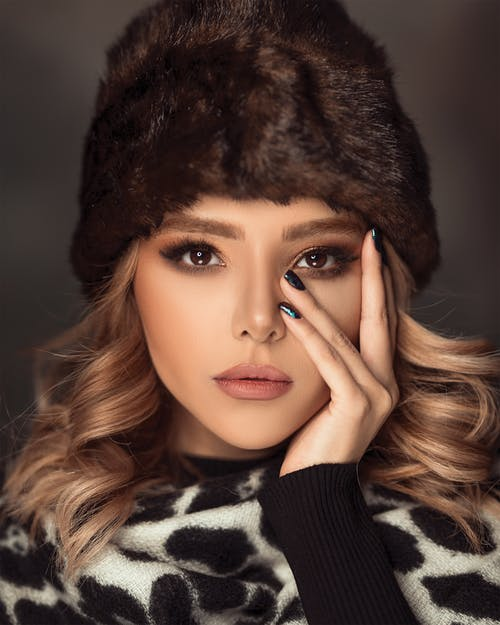
#> input picture girl.jpg, 500 x 625 px
$ python sketch.py
#> lines starting #> are read from the running program, lines starting #| are printed output that depends on the picture
# Step-1 : Load libraries and image

from unicodedata import name
from matplotlib import scale
import numpy as np
import cv2

# read image
img = cv2.imread("girl.jpg")
#> img is the input picture: shape (625, 500, 3); mean B, G, R 55.9, 65.2, 88.1
img = cv2.resize(img, (800, 700))
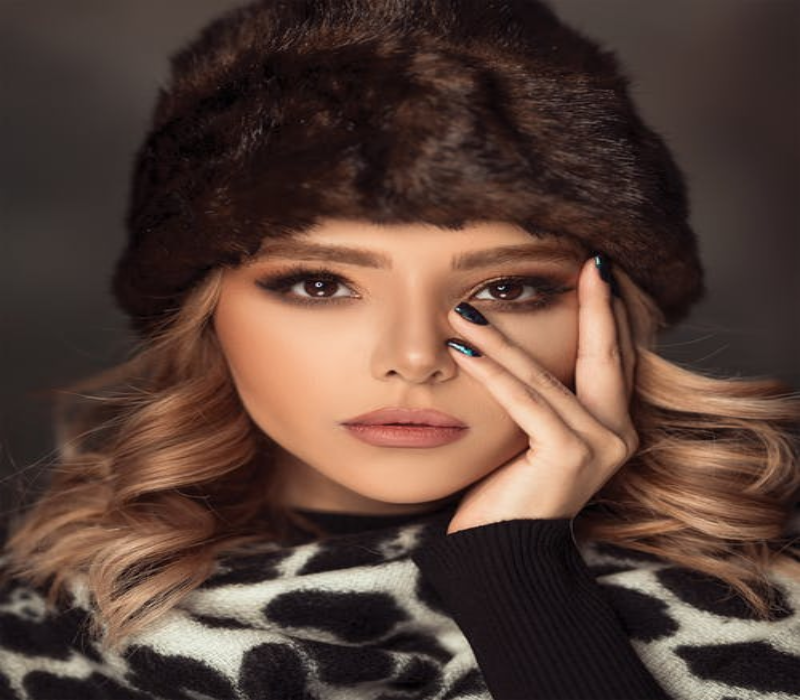
#> img: shape (700, 800, 3); mean B, G, R 55.8, 65.1, 88

# create Trackbar-----
def nothing(x):
    pass

# window name
cv2.namedWindow("Color Adjustments", cv2.WINDOW_NORMAL)
cv2.resizeWindow("Color Adjustments", (300, 300))
cv2.createTrackbar("Scale", "Color Adjustments", 0, 255, nothing)
#> slider 'Scale' is set to 85
cv2.createTrackbar("Color", "Color Adjustments", 0, 255, nothing)
#> slider 'Color' is set to 85

# Step-2
# convert into gray
gray = cv2.cvtColor(img, cv2.COLOR_BGR2GRAY)
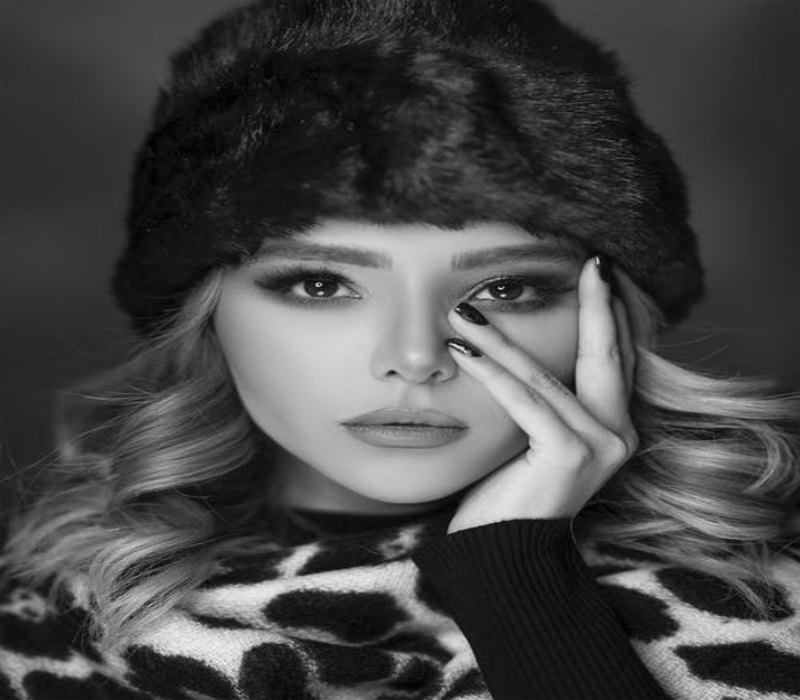
#> gray: shape (700, 800); min 1, max 243, mean 70.9


while True:
    scale = cv2.getTrackbarPos("Scale", "Color Adjustments")
    clr = cv2.getTrackbarPos("Color", "Color Adjustments")  #getting track bar value


    # Extracting color code
    # Step-3 : Inverted gray scale image (for shifting toward selected channel)

    inverted_gray = clr - gray   #inverted color image
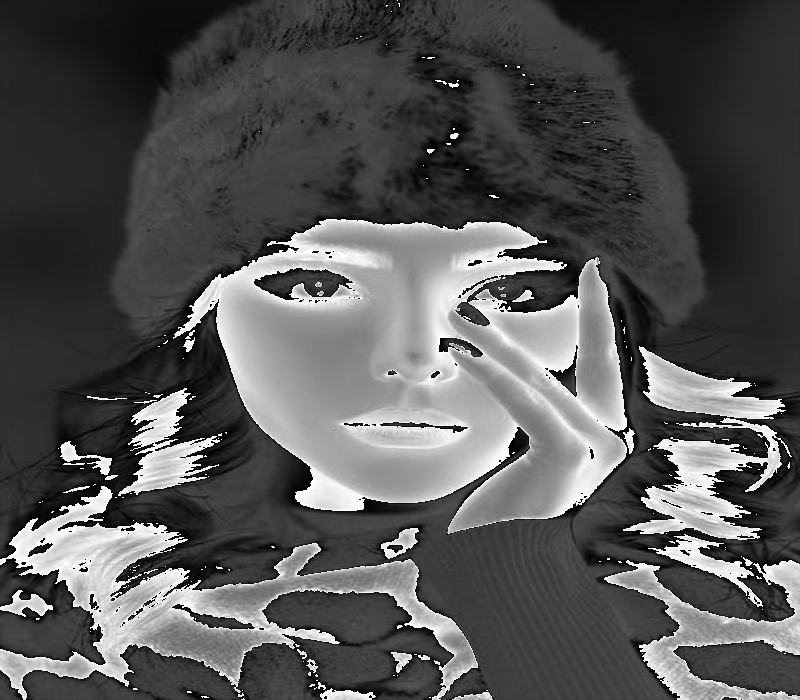
#> inverted_gray: shape (700, 800); min 0, max 255, mean 85.2

    # Step-4 : Apply image smooting for Shading effect

    blur_img = cv2.GaussianBlur(inverted_gray, (21, 21), 0)
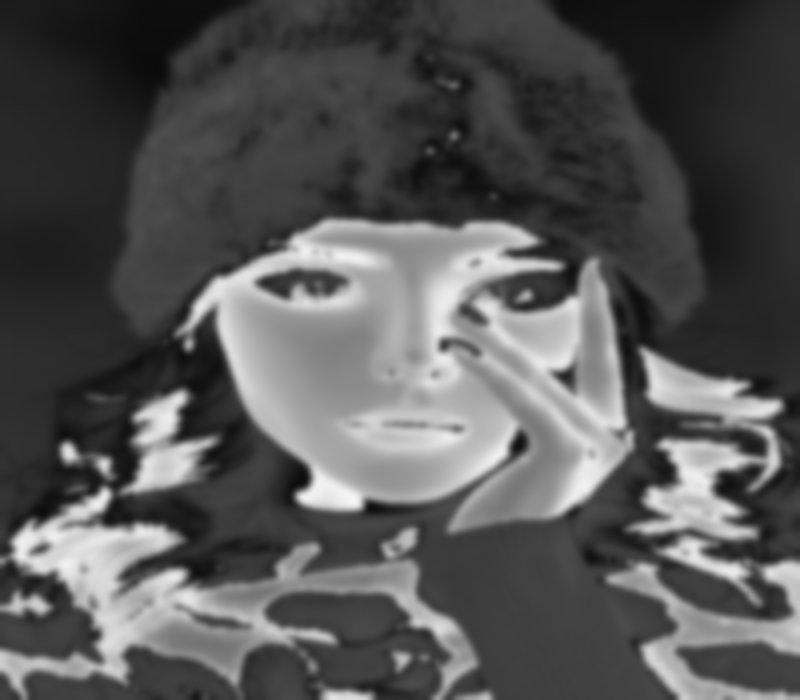
#> blur_img: shape (700, 800); min 10, max 246, mean 85.2


    # Step-5 : Invert Blur Image and Apply division between gray and invert_blur.

    inverted_blur = clr - blur_img   #inverted blured image
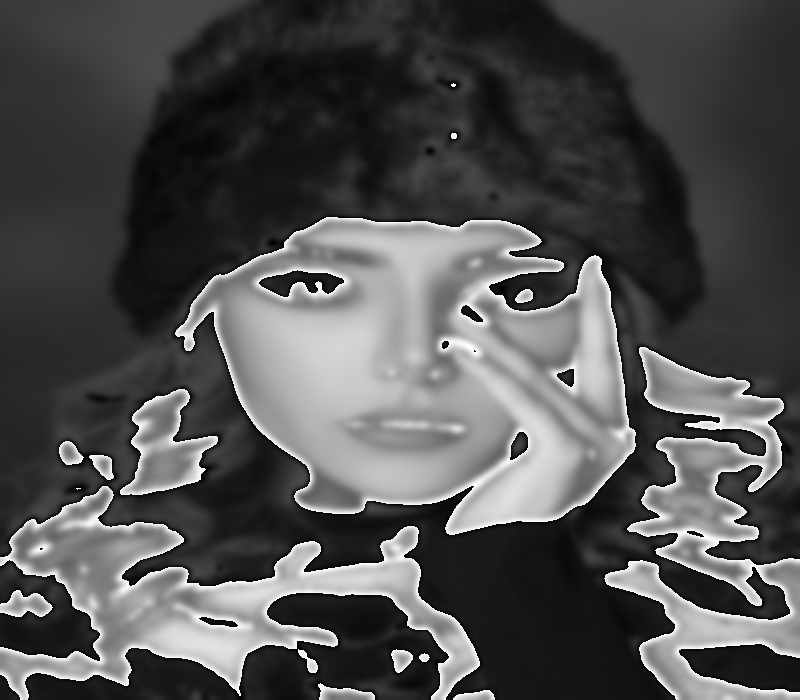
#> inverted_blur: shape (700, 800); min 0, max 255, mean 80.1
    fltr = cv2.divide(gray, inverted_blur, scale = scale)
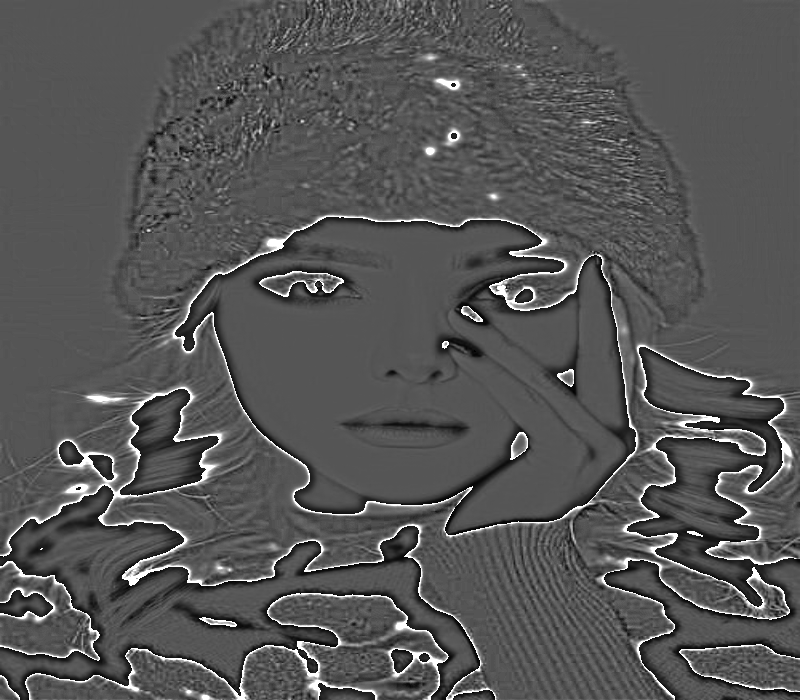
#> fltr: shape (700, 800); min 0, max 255, mean 85.9


    # Output-------
    cv2.imshow("opt", fltr)
    k = cv2.waitKey(1)
#> (key q is pressed here)

    if k == ord("q"):
        break

    if k == ord("s"):
        cv2.imwrite("res.jpg", fltr)


cv2.destroyAllWindows()

$ run again, with fruits.jpg copied over girl.jpg
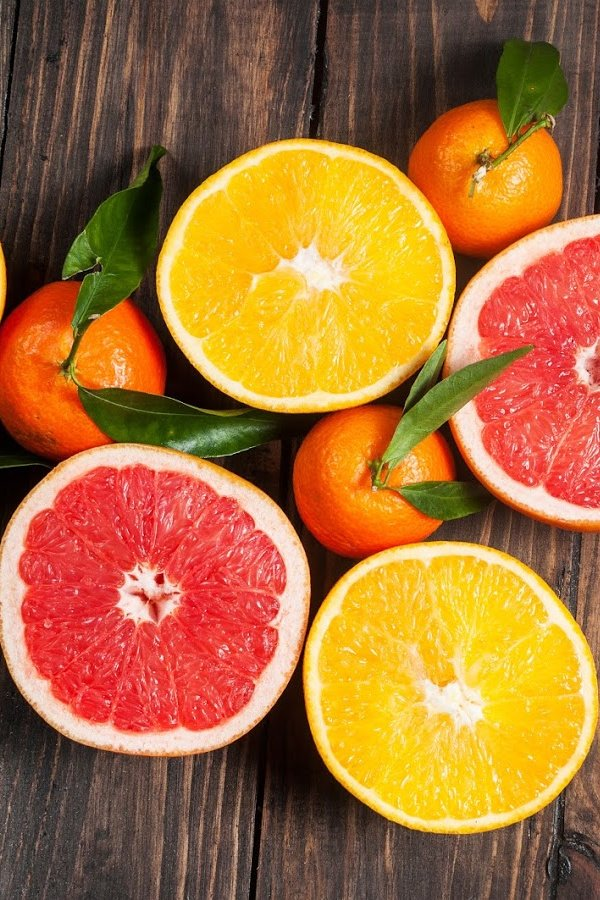
#> input picture fruits.jpg, 600 x 900 px
#> img is the input picture: shape (900, 600, 3); mean B, G, R 57, 111.6, 167.6
#> img: shape (700, 800, 3)
#> `inverted_blur = clr - blur_img`:
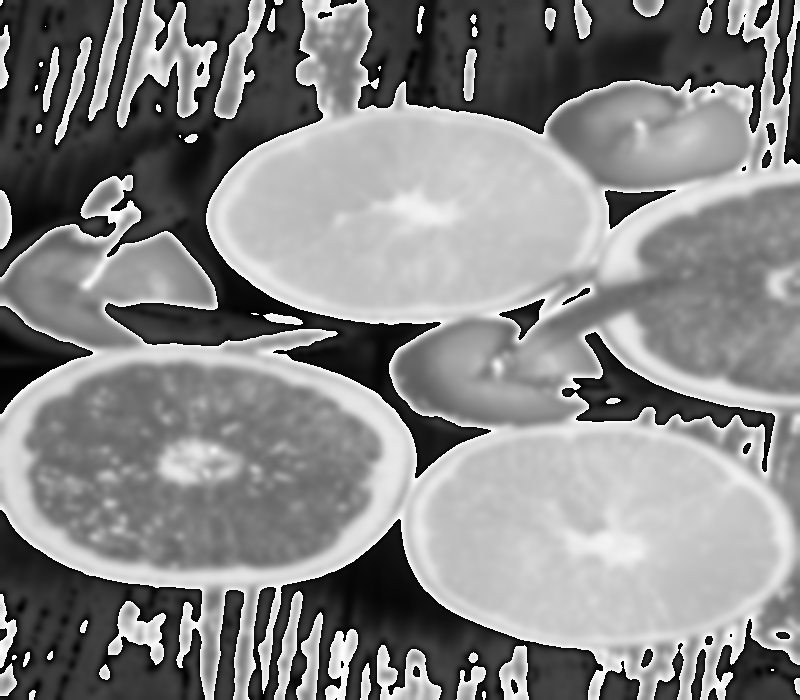
#> inverted_blur: shape (700, 800); min 0, max 255, mean 134.6
#> `fltr = cv2.divide(gray, inverted_blur, scale = scale)`:
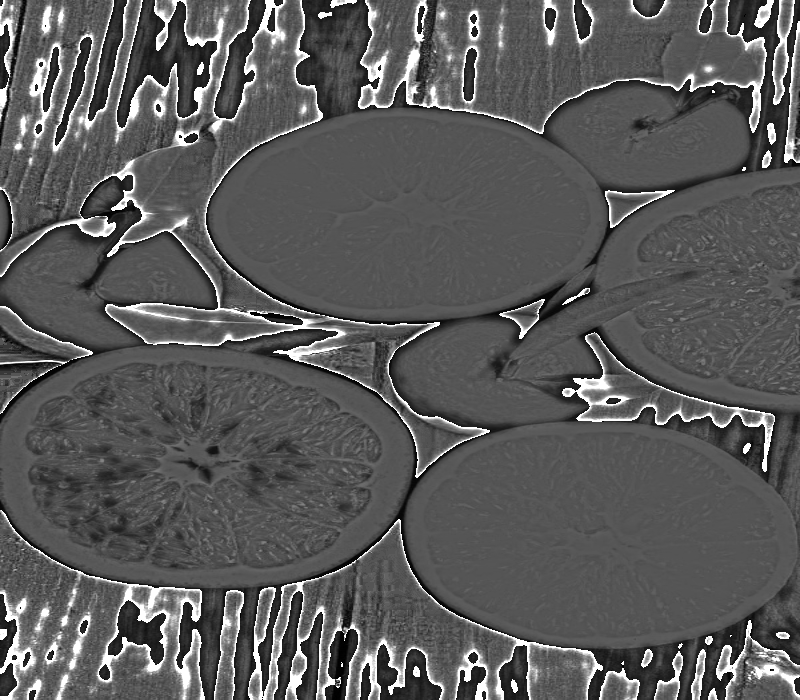
#> fltr: shape (700, 800); min 0, max 255, mean 90.3

$ run again, with img.baby.jpg copied over girl.jpg
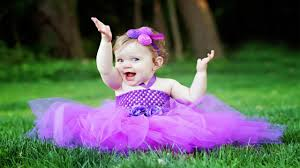
#> input picture img.baby.jpg, 300 x 168 px
#> img is the input picture: shape (168, 300, 3); mean B, G, R 94.9, 97.8, 93.7
#> img: shape (700, 800, 3)
#> `inverted_blur = clr - blur_img`:
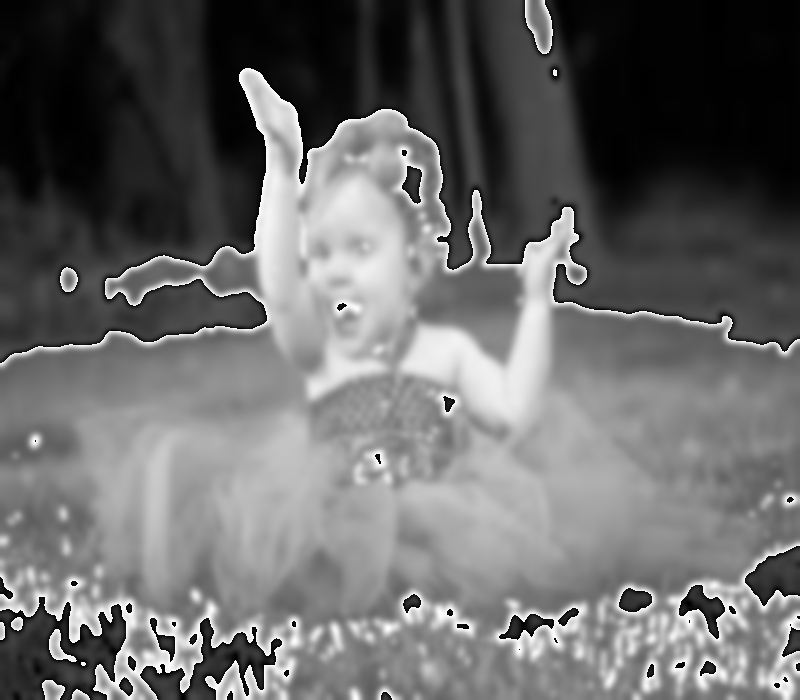
#> inverted_blur: shape (700, 800); min 0, max 255, mean 105.9
#> `fltr = cv2.divide(gray, inverted_blur, scale = scale)`:
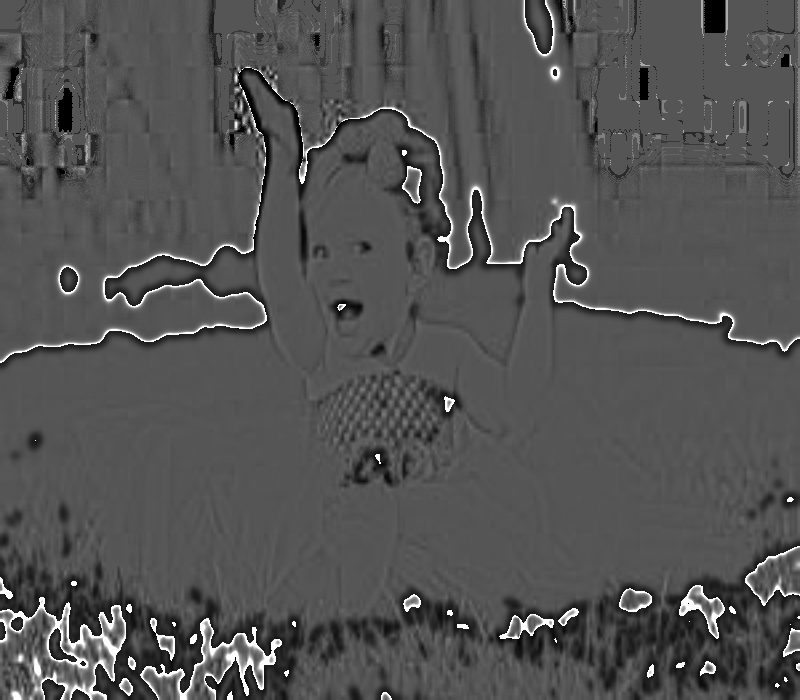
#> fltr: shape (700, 800); min 0, max 255, mean 83.3
